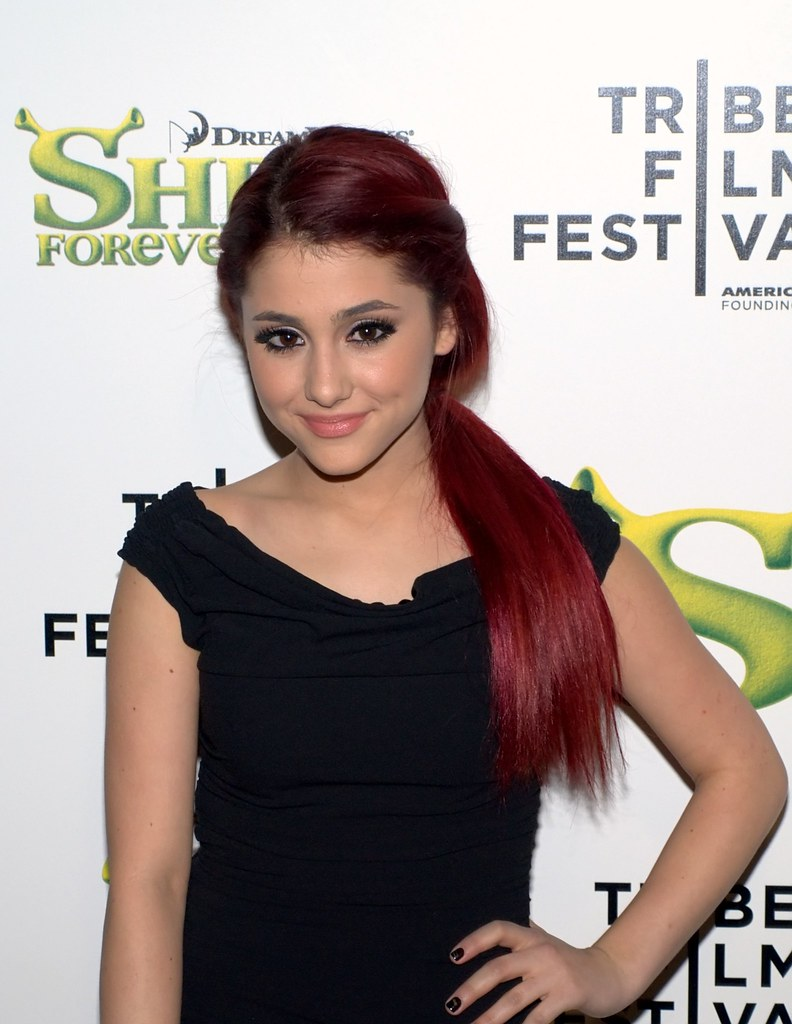
#> input picture demos/demo_1_alignment/faces/all-together/ariana-grande.jpg, 792 x 1024 px
$ python make_collages.py   (older library calls are emulated)
#> lines starting #> are read from the running program, lines starting #| are printed output that depends on the picture
### demos/demo_1_alignment/faces/collage_maker.py
# -*- coding: utf-8 -*-
"""
Collage maker - tool to create picture collages
Author: Delimitry
"""

import argparse
import os
import random
from PIL import Image


def make_collage(images, filename, width, init_height):
    """
    Make a collage image with a width equal to `width` from `images` and save to `filename`.
    """
    if not images:
        print('No images for collage found!')
        return False

    margin_size = 2
    # run until a suitable arrangement of images is found
    while True:
        # copy images to images_list
        images_list = images[:]
        coefs_lines = []
        images_line = []
        x = 0
        while images_list:
            # get first image and resize to `init_height`
            img_path = images_list.pop(0)
            img = Image.open(img_path)
            img.thumbnail((width, init_height))
            # when `x` will go beyond the `width`, start the next line
            if x > width:
                coefs_lines.append((float(x) / width, images_line))
                images_line = []
                x = 0
            x += img.size[0] + margin_size
            images_line.append(img_path)
        # finally add the last line with images
        coefs_lines.append((float(x) / width, images_line))

        # compact the lines, by reducing the `init_height`, if any with one or less images
        if len(coefs_lines) <= 1:
            break
        if any(map(lambda c: len(c[1]) <= 1, coefs_lines)):
            # reduce `init_height`
            init_height -= 10
        else:
            break

    # get output height
    out_height = 0
    for coef, imgs_line in coefs_lines:
        if imgs_line:
            out_height += int(init_height / coef) + margin_size
    if not out_height:
        print('Height of collage could not be 0!')
        return False

    collage_image = Image.new('RGB', (width, int(out_height)), (35, 35, 35))
    # put images to the collage
    y = 0
    for coef, imgs_line in coefs_lines:
        if imgs_line:
            x = 0
            for img_path in imgs_line:
                img = Image.open(img_path)
                # if need to enlarge an image - use `resize`, otherwise use `thumbnail`, it's faster
                k = (init_height / coef) / img.size[1]
                if k > 1:
                    img = img.resize((int(img.size[0] * k), int(img.size[1] * k)), Image.ANTIALIAS)
                else:
                    img.thumbnail((int(width / coef), int(init_height / coef)), Image.ANTIALIAS)
                if collage_image:
                    collage_image.paste(img, (int(x), int(y)))
                x += img.size[0] + margin_size
            y += int(init_height / coef) + margin_size
    collage_image.save(filename)
    return True


# [31 lines left out: function main, not called in this run]


# [2 lines that do not run on import are left out]

### demos/demo_1_alignment/faces/make_collages.py
import os
import shutil
import random

from collage_maker import make_collage

# ------------------------------------------------------------------------
# Helper function
def getAllFiles(dirName):
    listOfFiles = list()
    for (dirpath, dirnames, filenames) in os.walk(dirName):
        listOfFiles += [os.path.join(dirpath, file) for file in filenames]
    return listOfFiles

# ------------------------------------------------------------------------
# Temporarily copy images from all subfolders into a single folder
temp_folder = "all-together"
os.mkdir(temp_folder)

for sub_folder in ["premium", "popular"]:
    listOfFiles = getAllFiles(sub_folder)
    images_A = [fn for fn in listOfFiles if os.path.splitext(fn)[1].lower() in ('.jpg', '.jpeg', '.png')]
    for fn in images_A:
        shutil.copy(fn, temp_folder)

# [7 lines of commented-out code are left out]
output = "collage_originals.png"
width = 1024*2  #800
init_height = 256  #250

files = [os.path.join(temp_folder, fn) for fn in os.listdir(temp_folder)]
images = [fn for fn in files if os.path.splitext(fn)[1].lower() in ('.jpg', '.jpeg', '.png')]

random.shuffle(images)
make_collage(images, output, width, init_height)
#> in make_collage, img is the input picture: PIL image 792x1024 RGB; mean R, G, B 162, 148.5, 143.6
#> in make_collage, `img.thumbnail((width, init_height))`:
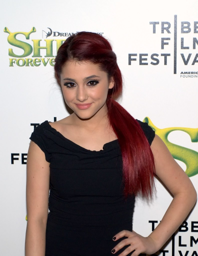
#> img: PIL image 198x256 RGB; mean R, G, B 162.1, 148.7, 143.7
#> in make_collage, `collage_image = Image.new('RGB', (width, int(out_height)), (35, 35, 35))`: collage_image: PIL image 2048x1332 RGB; every value is 35
#> in make_collage, `collage_image.paste(img, (int(x), int(y)))`:
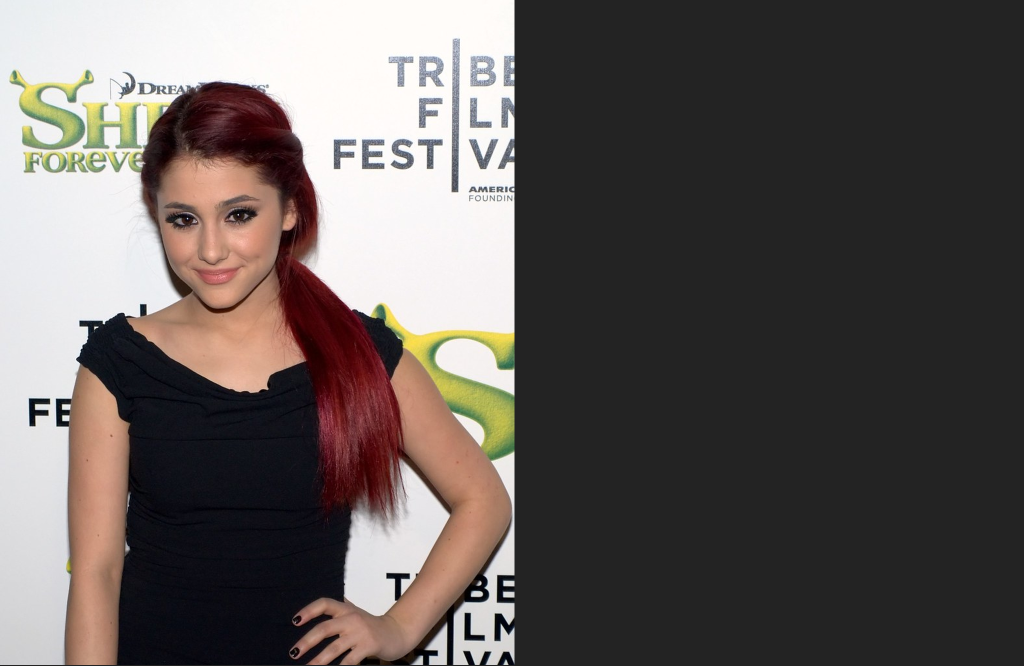
#> collage_image: PIL image 2048x1332 RGB (shown at 1/2 size); mean R, G, B 98.7, 92, 89.5
#> in make_collage, `collage_image.save(filename)`:
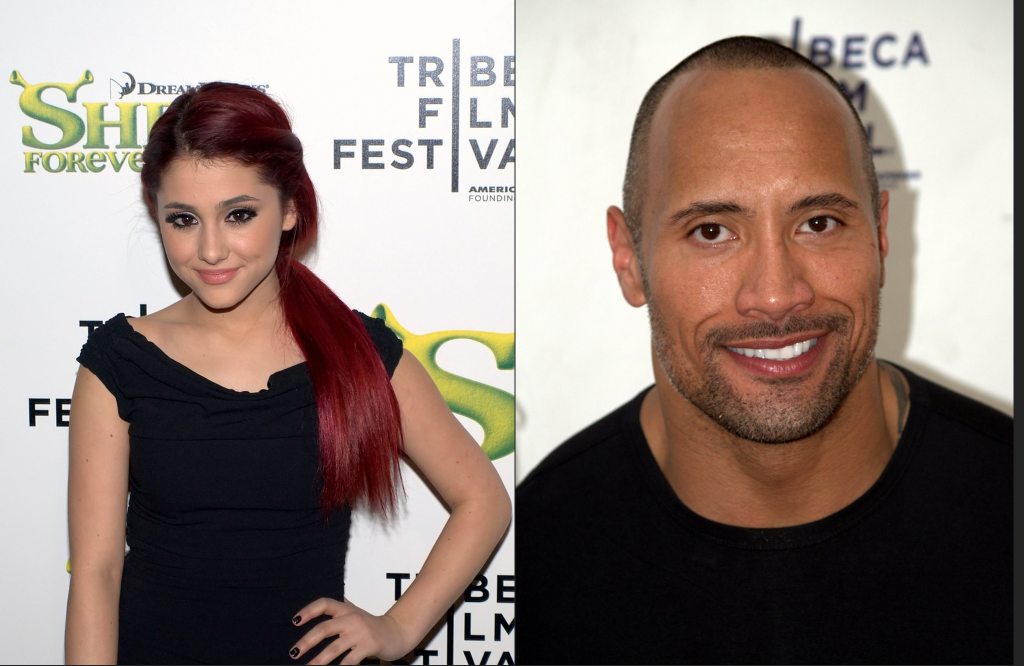
#> saved as collage_originals.png: PIL image 2048x1332 RGB (shown at 1/2 size); mean R, G, B 146.2, 131, 123.5


# ------------------------------------------------------------------------
# Remove temporary folder
for fn in images:
    os.remove(fn)

os.rmdir(temp_folder)

# END
# ------------------------------------------------------------------------
# ------------------------------------------------------------------------
